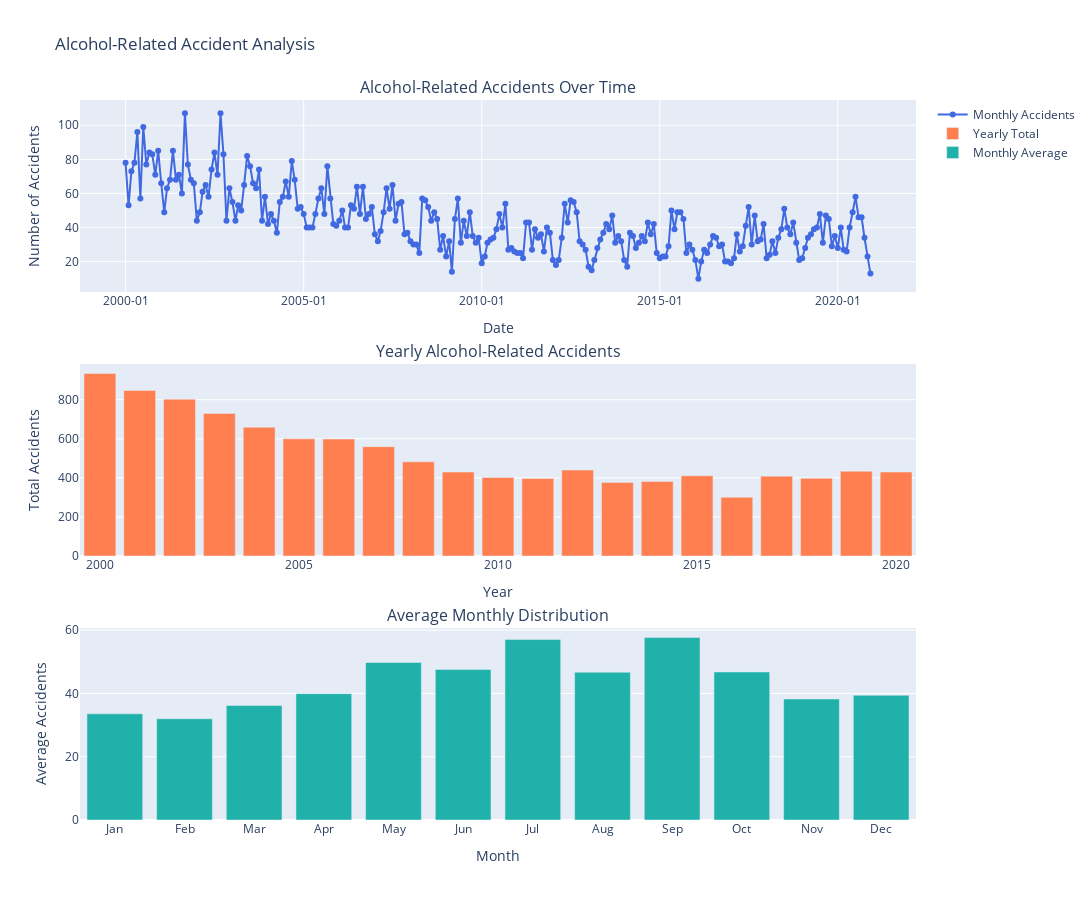

The code cell stored with this chart in its notebook:
### Code cell
def create_visualizations_plotly(data):
    """
    Create interactive visualizations of alcohol-related accidents data using Plotly.
    
    Parameters:
    data (pd.DataFrame): Preprocessed data containing 'time_series' and 'WERT' columns.
    """
    # Input validation
    if 'time_series' not in data.columns or 'WERT' not in data.columns:
        raise ValueError("Data must contain 'time_series' and 'WERT' columns.")
    
    # Convert to datetime if not already
    if not pd.api.types.is_datetime64_any_dtype(data['time_series']):
        data['time_series'] = pd.to_datetime(data['time_series'])
    
    # Create subplots
    fig = make_subplots(
        rows=3, cols=1,
        subplot_titles=(
            'Alcohol-Related Accidents Over Time',
            'Yearly Alcohol-Related Accidents',
            'Average Monthly Distribution'
        ),
        vertical_spacing=0.1
    )
    
    # 1. Monthly trend 
    fig.add_trace(
        go.Scatter(
            x=data['time_series'],
            y=data['WERT'],
            mode='lines+markers',
            name='Monthly Accidents',
            line=dict(color='royalblue')),
        row=1, col=1
    )
    
    # 2. Yearly trend 
    yearly_data = data.groupby(data['time_series'].dt.year)['WERT'].sum().reset_index()
    fig.add_trace(
        go.Bar(
            x=yearly_data['time_series'],
            y=yearly_data['WERT'],
            name='Yearly Total',
            marker=dict(color='coral')),
        row=2, col=1
    )
    
    # 3. Monthly distribution 
    monthly_avg = data.groupby(data['time_series'].dt.month)['WERT'].mean().reset_index()
    fig.add_trace(
        go.Bar(
            x=['Jan','Feb','Mar','Apr','May','Jun',
               'Jul','Aug','Sep','Oct','Nov','Dec'],
            y=monthly_avg['WERT'],
            name='Monthly Average',
            marker=dict(color='lightseagreen')),
        row=3, col=1
    )
    
    # Update layout
    fig.update_layout(
        title_text='Alcohol-Related Accident Analysis',
        height=900,
        width=1200,
        showlegend=True,
        hovermode="x unified"
    )
    
    # Update axes
    fig.update_xaxes(title_text="Date", row=1, col=1)
    fig.update_xaxes(title_text="Year", row=2, col=1)
    fig.update_xaxes(title_text="Month", row=3, col=1)
    
    fig.update_yaxes(title_text="Number of Accidents", row=1, col=1)
    fig.update_yaxes(title_text="Total Accidents", row=2, col=1)
    fig.update_yaxes(title_text="Average Accidents", row=3, col=1)
    
    # Format date axes
    fig.update_xaxes(tickformat="%Y-%m", row=1, col=1)
    fig.update_xaxes(tickformat="%Y", row=2, col=1)
    
    # Save and show
    fig.write_html('../results/interactive_alcohol_accidents.html')
    fig.show()


data = pd.read_csv('../data/preprocessed/alcohol_accidents_preprocessed.csv')
create_visualizations_plotly(data)

### Figure 1 — Plotly figure (JSON) as saved in the notebook; plotly's stock layout.template omitted (floating-point values rounded to 4 significant figures; data arrays with more than 128 entries replaced by an {"elided": "..."} marker saying what was removed)
{"data": [{"line": {"color": "royalblue"}, "mode": "lines+markers", "name": "Monthly Accidents", "type": "scatter", "x": {"elided": "252 str values"}, "xaxis": "x", "y": {"elided": "252 int values"}, "yaxis": "y"}, {"marker": {"color": "coral"}, "name": "Yearly Total", "type": "bar", "x": [2000, 2001, 2002, 2003, 2004, 2005, 2006, 2007, 2008, 2009, 2010, 2011, 2012, 2013, 2014, 2015, 2016, 2017, 2018, 2019, 2020], "xaxis": "x2", "y": [934, 848, 803, 730, 659, 600, 599, 560, 482, 430, 402, 397, 440, 377, 382, 411, 301, 409, 398, 434, 430], "yaxis": "y2"}, {"marker": {"color": "lightseagreen"}, "name": "Monthly Average", "type": "bar", "x": ["Jan", "Feb", "Mar", "Apr", "May", "Jun", "Jul", "Aug", "Sep", "Oct", "Nov", "Dec"], "xaxis": "x3", "y": [33.57, 32, 36.19, 39.95, 49.81, 47.62, 57.05, 46.71, 57.67, 46.81, 38.24, 39.43], "yaxis": "y3"}], "layout": {"annotations": [{"font": {"size": 16}, "showarrow": false, "text": "Alcohol-Related Accidents Over Time", "x": 0.5, "xanchor": "center", "xref": "paper", "y": 1, "yanchor": "bottom", "yref": "paper"}, {"font": {"size": 16}, "showarrow": false, "text": "Yearly Alcohol-Related Accidents", "x": 0.5, "xanchor": "center", "xref": "paper", "y": 0.6333, "yanchor": "bottom", "yref": "paper"}, {"font": {"size": 16}, "showarrow": false, "text": "Average Monthly Distribution", "x": 0.5, "xanchor": "center", "xref": "paper", "y": 0.2667, "yanchor": "bottom", "yref": "paper"}], "height": 900, "hovermode": "x unified", "showlegend": true, "title": {"text": "Alcohol-Related Accident Analysis"}, "width": 1200, "xaxis": {"anchor": "y", "domain": [0, 1], "tickformat": "%Y-%m", "title": {"text": "Date"}}, "xaxis2": {"anchor": "y2", "domain": [0, 1], "tickformat": "%Y", "title": {"text": "Year"}}, "xaxis3": {"anchor": "y3", "domain": [0, 1], "title": {"text": "Month"}}, "yaxis": {"anchor": "x", "domain": [0.7333, 1], "title": {"text": "Number of Accidents"}}, "yaxis2": {"anchor": "x2", "domain": [0.3667, 0.6333], "title": {"text": "Total Accidents"}}, "yaxis3": {"anchor": "x3", "domain": [0, 0.2667], "title": {"text": "Average Accidents"}}}}
